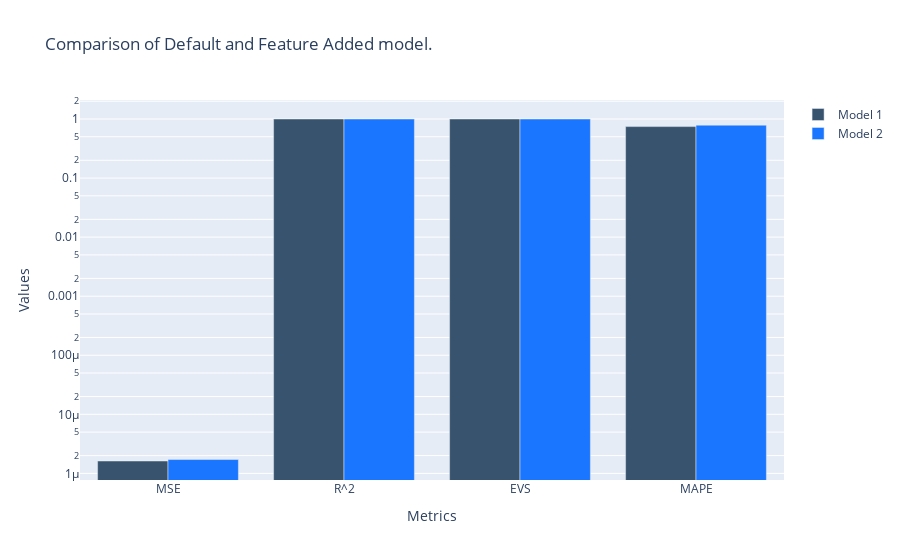

The notebook cell this image was saved under:
### Markdown cell above
### Visualization for the comparision of Default and Feature added model

### Code cell
import plotly.graph_objects as go

metrics_names = ['MSE', 'R^2', 'EVS', 'MAPE']

# Create traces
trace1 = go.Bar(
    x=metrics_names,
    y=values,
    name='Model 1',
    marker=dict(color='rgb(55, 83, 109)')
)
trace2 = go.Bar(
    x=metrics_names,
    y=values_feature,
    name='Model 2',
    marker=dict(color='rgb(26, 118, 255)')
)

data = [trace1, trace2]

layout = go.Layout(
    title='Comparison of Default and Feature Added model.',
    xaxis=dict(title='Metrics'),
    yaxis=dict(
        title='Values',
        type='log',
    ),
    barmode='group'
)

fig = go.Figure(data=data, layout=layout)
fig.show()

### Figure 1 — Plotly figure (JSON) as saved in the notebook; plotly's stock layout.template omitted (floating-point values rounded to 4 significant figures)
{"data": [{"marker": {"color": "rgb(55, 83, 109)"}, "name": "Model 1", "type": "bar", "x": ["MSE", "R^2", "EVS", "MAPE"], "y": [1.621e-06, 1.0, 1.0, 0.7435]}, {"marker": {"color": "rgb(26, 118, 255)"}, "name": "Model 2", "type": "bar", "x": ["MSE", "R^2", "EVS", "MAPE"], "y": [1.715e-06, 1.0, 1.0, 0.7874]}], "layout": {"barmode": "group", "title": {"text": "Comparison of Default and Feature Added model."}, "xaxis": {"title": {"text": "Metrics"}}, "yaxis": {"title": {"text": "Values"}, "type": "log"}}}
